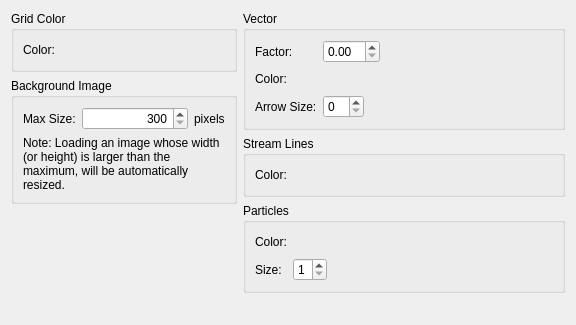
<?xml version="1.0" encoding="UTF-8"?>
<ui version="4.0">
 <class>PreferencePageGraphicsDefault</class>
 <widget class="QWidget" name="PreferencePageGraphicsDefault">
  <property name="geometry">
   <rect>
    <x>0</x>
    <y>0</y>
    <width>576</width>
    <height>325</height>
   </rect>
  </property>
  <property name="windowTitle">
   <string>Form</string>
  </property>
  <layout class="QHBoxLayout" name="horizontalLayout_9">
   <item>
    <layout class="QVBoxLayout" name="verticalLayout_4">
     <item>
      <widget class="QGroupBox" name="gridGroupBox">
       <property name="title">
        <string>Grid Color</string>
       </property>
       <layout class="QHBoxLayout" name="horizontalLayout">
        <item>
         <widget class="QLabel" name="gridColorLabel">
          <property name="text">
           <string>Color:</string>
          </property>
         </widget>
        </item>
        <item>
         <widget class="ColorEditWidget" name="gridColorWidget">
          <property name="text">
           <string/>
          </property>
         </widget>
        </item>
        <item>
         <spacer name="horizontalSpacer">
          <property name="orientation">
           <enum>Qt::Horizontal</enum>
          </property>
          <property name="sizeHint" stdset="0">
           <size>
            <width>40</width>
            <height>20</height>
           </size>
          </property>
         </spacer>
        </item>
       </layout>
      </widget>
     </item>
     <item>
      <widget class="QGroupBox" name="backgroundGroupBox">
       <property name="title">
        <string>Background Image</string>
       </property>
       <layout class="QVBoxLayout" name="verticalLayout_2">
        <item>
         <layout class="QHBoxLayout" name="horizontalLayout_8" stretch="0,1,0">
          <item>
           <widget class="QLabel" name="backgroundSizeLabel">
            <property name="text">
             <string>Max Size:</string>
            </property>
           </widget>
          </item>
          <item>
           <widget class="QSpinBox" name="backgroundSizeSpinBox">
            <property name="alignment">
             <set>Qt::AlignRight|Qt::AlignTrailing|Qt::AlignVCenter</set>
            </property>
            <property name="minimum">
             <number>300</number>
            </property>
            <property name="maximum">
             <number>9999999</number>
            </property>
           </widget>
          </item>
          <item>
           <widget class="QLabel" name="backgroundSizeUnitLabel">
            <property name="text">
             <string>pixels</string>
            </property>
           </widget>
          </item>
         </layout>
        </item>
        <item>
         <widget class="QLabel" name="backgroundNoteLabel">
          <property name="text">
           <string>Note: Loading an image whose width (or height) is larger than the maximum, will be automatically resized.</string>
          </property>
          <property name="wordWrap">
           <bool>true</bool>
          </property>
         </widget>
        </item>
       </layout>
      </widget>
     </item>
     <item>
      <spacer name="verticalSpacer_2">
       <property name="orientation">
        <enum>Qt::Vertical</enum>
       </property>
       <property name="sizeHint" stdset="0">
        <size>
         <width>20</width>
         <height>40</height>
        </size>
       </property>
      </spacer>
     </item>
    </layout>
   </item>
   <item>
    <layout class="QVBoxLayout" name="verticalLayout_3">
     <item>
      <widget class="QGroupBox" name="vectorGroupBox">
       <property name="title">
        <string>Vector</string>
       </property>
       <layout class="QGridLayout" name="gridLayout">
        <item row="0" column="0">
         <widget class="QLabel" name="vectorFactorLabel">
          <property name="text">
           <string>Factor:</string>
          </property>
         </widget>
        </item>
        <item row="0" column="1">
         <layout class="QHBoxLayout" name="horizontalLayout_2">
          <item>
           <widget class="QDoubleSpinBox" name="vectorFactor"/>
          </item>
          <item>
           <spacer name="horizontalSpacer_4">
            <property name="orientation">
             <enum>Qt::Horizontal</enum>
            </property>
            <property name="sizeHint" stdset="0">
             <size>
              <width>40</width>
              <height>20</height>
             </size>
            </property>
           </spacer>
          </item>
         </layout>
        </item>
        <item row="1" column="0">
         <widget class="QLabel" name="vectorColorLabel">
          <property name="text">
           <string>Color:</string>
          </property>
         </widget>
        </item>
        <item row="1" column="1">
         <layout class="QHBoxLayout" name="horizontalLayout_3">
          <item>
           <widget class="ColorEditWidget" name="vectorColorWidget">
            <property name="text">
             <string/>
            </property>
           </widget>
          </item>
          <item>
           <spacer name="horizontalSpacer_3">
            <property name="orientation">
             <enum>Qt::Horizontal</enum>
            </property>
            <property name="sizeHint" stdset="0">
             <size>
              <width>40</width>
              <height>20</height>
             </size>
            </property>
           </spacer>
          </item>
         </layout>
        </item>
        <item row="2" column="0">
         <widget class="QLabel" name="vectorArrowSizeLabel">
          <property name="text">
           <string>Arrow Size:</string>
          </property>
         </widget>
        </item>
        <item row="2" column="1">
         <layout class="QHBoxLayout" name="horizontalLayout_4">
          <item>
           <widget class="QSpinBox" name="vectorArrowSizeSpinBox"/>
          </item>
          <item>
           <spacer name="horizontalSpacer_2">
            <property name="orientation">
             <enum>Qt::Horizontal</enum>
            </property>
            <property name="sizeHint" stdset="0">
             <size>
              <width>40</width>
              <height>20</height>
             </size>
            </property>
           </spacer>
          </item>
         </layout>
        </item>
       </layout>
      </widget>
     </item>
     <item>
      <widget class="QGroupBox" name="streamLineGroupBox">
       <property name="title">
        <string>Stream Lines</string>
       </property>
       <layout class="QHBoxLayout" name="horizontalLayout_5">
        <item>
         <widget class="QLabel" name="streamLineColorLabel">
          <property name="text">
           <string>Color:</string>
          </property>
         </widget>
        </item>
        <item>
         <widget class="ColorEditWidget" name="streamLineColorWidget">
          <property name="text">
           <string/>
          </property>
         </widget>
        </item>
        <item>
         <spacer name="horizontalSpacer_5">
          <property name="orientation">
           <enum>Qt::Horizontal</enum>
          </property>
          <property name="sizeHint" stdset="0">
           <size>
            <width>318</width>
            <height>20</height>
           </size>
          </property>
         </spacer>
        </item>
       </layout>
      </widget>
     </item>
     <item>
      <widget class="QGroupBox" name="particleGroupBox">
       <property name="title">
        <string>Particles</string>
       </property>
       <layout class="QGridLayout" name="gridLayout_2">
        <item row="0" column="1">
         <layout class="QHBoxLayout" name="horizontalLayout_7">
          <item>
           <widget class="ColorEditWidget" name="particleColorWidget">
            <property name="text">
             <string/>
            </property>
           </widget>
          </item>
          <item>
           <spacer name="horizontalSpacer_7">
            <property name="orientation">
             <enum>Qt::Horizontal</enum>
            </property>
            <property name="sizeHint" stdset="0">
             <size>
              <width>40</width>
              <height>20</height>
             </size>
            </property>
           </spacer>
          </item>
         </layout>
        </item>
        <item row="1" column="0">
         <widget class="QLabel" name="particleSizeLabel">
          <property name="text">
           <string>Size:</string>
          </property>
         </widget>
        </item>
        <item row="0" column="0">
         <widget class="QLabel" name="particleColorLabel">
          <property name="text">
           <string>Color:</string>
          </property>
         </widget>
        </item>
        <item row="1" column="1">
         <layout class="QHBoxLayout" name="horizontalLayout_6">
          <item>
           <widget class="QSpinBox" name="particleSizeSpinBox">
            <property name="minimum">
             <number>1</number>
            </property>
            <property name="maximum">
             <number>9</number>
            </property>
           </widget>
          </item>
          <item>
           <spacer name="horizontalSpacer_6">
            <property name="orientation">
             <enum>Qt::Horizontal</enum>
            </property>
            <property name="sizeHint" stdset="0">
             <size>
              <width>40</width>
              <height>20</height>
             </size>
            </property>
           </spacer>
          </item>
         </layout>
        </item>
       </layout>
      </widget>
     </item>
     <item>
      <spacer name="verticalSpacer">
       <property name="orientation">
        <enum>Qt::Vertical</enum>
       </property>
       <property name="sizeHint" stdset="0">
        <size>
         <width>20</width>
         <height>44</height>
        </size>
       </property>
      </spacer>
     </item>
    </layout>
   </item>
  </layout>
 </widget>
 <customwidgets>
  <customwidget>
   <class>ColorEditWidget</class>
   <extends>QLabel</extends>
   <header>guibase/widget/coloreditwidget.h</header>
   <container>1</container>
  </customwidget>
 </customwidgets>
 <resources/>
 <connections/>
</ui>
